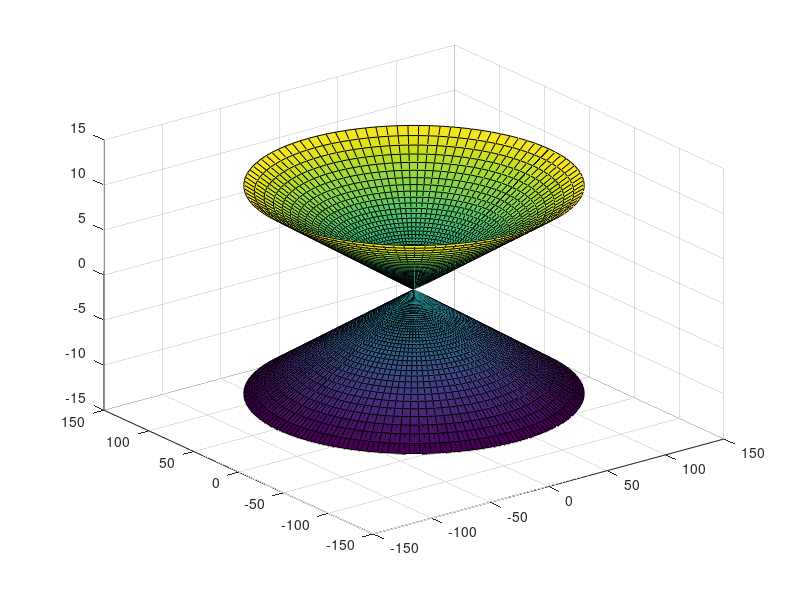

This figure's MATLAB source:
%% %Task1/1
t=0:0.05:9*pi;
x=2*sin(t);y=3*cos(t);
plot3(x,y,t)
%% %Task1/2
t=0:0.05:9*pi;
x=2*sin(t);y=3*cos(t);
plot3(x,y,t)
t0=7*pi/2;
hold on;
fx=@(t) 2*cos(t);
fy=@(t) -3*sin(t);
line([2*sin(t0),fx(t0)+2*sin(t0)],[3*cos(t0),fy(t0)*2+3*cos(t0)],[t0,t0]);
plot3(2*sin(t0),3*cos(t0),t0,'x')
hold off;
%% %Task1/3
n=1000
t1=pi.*(-n:5:n)/n;
t2=(pi/2)*(-n:5:n)'/n;
X=cos(t2)*cos(t1);
Y=cos(t2)*sin(t1);
E=ones(size(t1));
Z=sin(t2)*E;
plot3(X,Y,Z,'b')
%% %Example
[x,y]=meshgrid(linspace(-pi,pi,100),linspace(-pi,pi,100));
z=20-x.^2-y.^2;
surf(x,y,z);
hold on;
phi=linspace(0,6*pi,300);
x=0.1.*phi.*cos(phi);
y=0.1.*phi.*sin(phi);
line([0,0],[-1,-3],[19,20]);
z=20-x.^2-y.^2;
plot3(x,y,z);
z=0.*z;
plot3(x,y,z);
hold off;
%% %Task1
a=2;
b=1;
c=0;
d=3;
if(c~=0)
    [x,y]=meshgrid(linspace(-10,10,50),linspace(-10,10,50));
    z=-(a.*x+b.*y+d)/c;
else
    if(b~=0)
        [x,z]=meshgrid(linspace(-10,10,50),linspace(-10,10,50));
        y=-(a.*x+c.*z+d)/b;
    else
        [z,y]=meshgrid(linspace(-10,10,50),linspace(-10,10,50));
        x=-(c.*z+b.*y+d)/a;
    end
end
surf(x,y,z);
%% %Task2a
a=3;
[x,y]=meshgrid(linspace(-10,10,100),linspace(-10,10,100));
z=a.*sin(sqrt(x.^2+y.^2))./sqrt(x.^2+y.^2);
mesh(x,y,z);
%% %Task2b
[x,y]=meshgrid(linspace(-10,10,100),linspace(-10,10,100));
z=-x.*sin(x)-y.*cos(y);
mesh(x,y,z);
%% %Task3a
[x,y]=meshgrid(linspace(-3,3,50),linspace(-3,3,50));
a=1;
z=a.*x.*exp(-x.^2-y.^2);
surf(x,y,z);
%% %Task3b
[alpha,beta]=meshgrid(linspace(-pi,pi,100),linspace(-pi,pi,100));
a=1;
c=1;
x=a.*cosh(alpha).*cos(beta);
y=a.*cosh(alpha).*sin(beta);
z=c.*sinh(alpha);
surf(x,y,z);
%% %Task3d
[alpha,beta]=meshgrid(linspace(-pi,pi,100),linspace(-pi,pi,100));
a=-10;
c=1;
x=a.*sinh(alpha).*cos(beta);
y=a.*sinh(alpha).*sin(beta);
surf(x,y,z);
z=c.*cosh(alpha);
hold on;
surf(x,y,-z);
hold off;